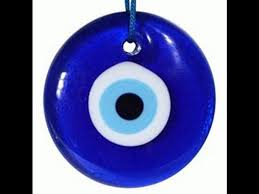
%> input picture P4/imagenes/ojo.jpg, 259 x 194 px
$ octave Untitled8.m   (GNU Octave 9; MATLAB toolbox functions it lacks are replaced by stand-ins)
%> lines starting %> are read from the running program, lines starting %| are printed output that depends on the picture
### P4/doSpaceScale_decomp.m
function SS=doSpaceScale_decomp(ima,nscales,sigma,w)
%ima              : imagen leída desde archivo
%nscales        : número de escalas en la descomposición
%sigma          : desviación del kernel Gaussiano cuadrado
%w                 : lado del kernel Gaussiano cuadrado
% EJEMPLO   :
%     doSpaceScale_decomp(ima,5,0.64,5);

SS{1} = double(ima);
filter_mask = fspecial('gaussian',[w,w],sigma);
for i=2:nscales
   SS{i} = imfilter(SS{i-1}, filter_mask);
end

end

### P4/doDoG.m
function DoG = doDoG(ima,nscales,sigma,w)
%ima              : imagen leída desde archivo
%nscales        : número de escalas en la descomposición espacio escala
%sigma          : desviación del kernel Gaussiano cuadrado
%w                 : lado del kernel Gaussiano cuadrado
% EJEMPLO   :
%  doDoG(ima,5,0.64,5);

SS=doSpaceScale_decomp(ima,nscales,sigma,w);

for i=1:nscales-1
    DoG{i} = (i+1).*sigma.*(SS{i+1}-SS{i});
end
end

### P4/Untitled8.m
clear all
close all
clc

ima = imread('ojo.jpg');
%> ima is the input picture: size 194x259x3 uint8; mean R, G, B 94, 98.2, 147.8
ima = rgb2gray(ima);
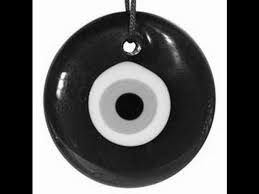
%> ima: size 194x259 uint8; min 0, max 255, mean 102.6
ima = ima(40:end-40, 70:end-70);
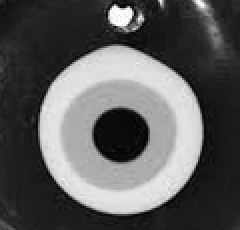
%> ima: size 115x120 uint8 (shown 2 times larger); min 1, max 255, mean 90.6

sigma = 0.64;
nscales = 200;
w = 5;

SS=doSpaceScale_decomp(ima,nscales,sigma,w);
%> after the loop in doSpaceScale_decomp, `for i=2:nscales`: SS = 200 items
%> SS = 200 items

% showScaleSpace(SS, 0);

DoG = doDoG(ima,nscales,sigma,w);
%> after the loop in doDoG, `for i=1:nscales-1`: DoG = 199 items
%> DoG = 199 items

% figure;
% showScaleSpace(DoG, 1);

%> (the run ends here)
